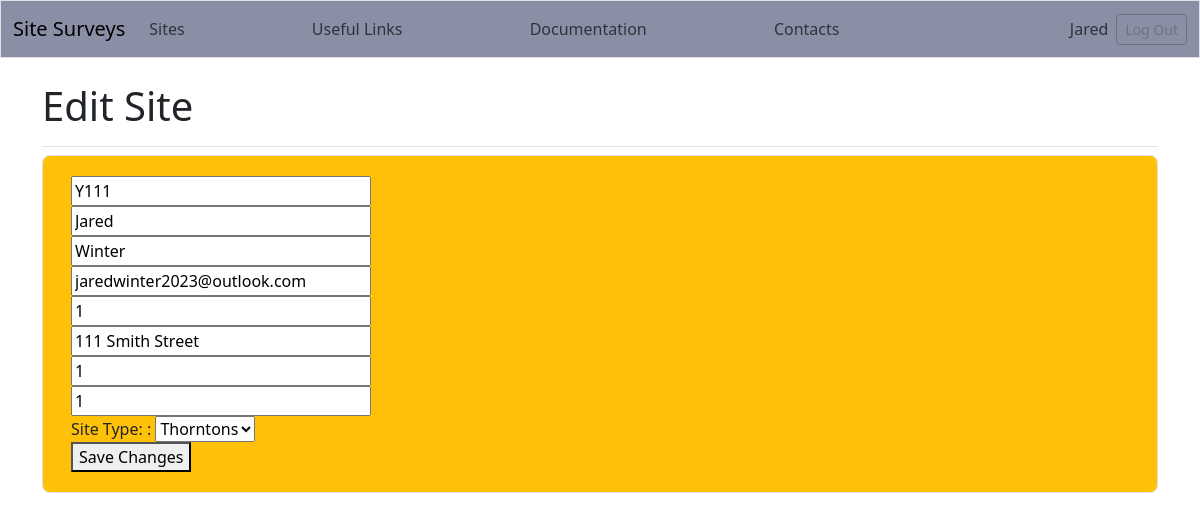
Page /edit_site/2/ (signed in) on the earlier database version.
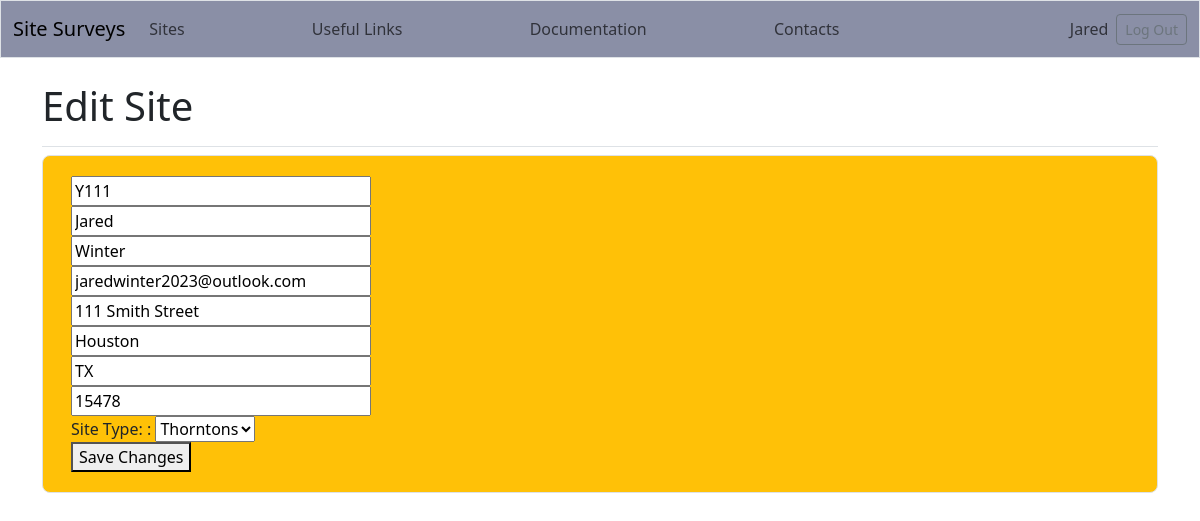
Same page on the later database version.
### site_surveys/models.py (models this page shows, shortened)
class Site(models.Model):
    title = models.CharField(
        max_length=4,
        unique=True
    )
    slug = models.SlugField(max_length=250)
    date_added = models.DateField(auto_now_add=True)
    updated = models.DateField(auto_now=True)
    owner = models.ForeignKey(User, on_delete=models.CASCADE, null=True)
    first_name = models.CharField(max_length=100)
    last_name = models.CharField(max_length=100)
    email = models.EmailField()
    street_address = models.CharField(max_length=100)
    city = models.CharField(max_length=100)
    state = models.CharField(max_length=2)
    zip_code = models.CharField(max_length=5)
    SITE_TYPES = [
        ("Wawa", "Wawa"),
        ("Sheetz", "Sheetz"),
        ("Thorntons", "Thorntons"),
        ("AT&T", "AT&T"),
        ("Verizon", "Verizon")
    ]
    site_type = models.CharField(
        choices=SITE_TYPES,
        max_length=100
    )
    YES_NO_CHOICES = [
        ("Yes", "Yes"),
        ("No", "No")
    ]
    front = models.CharField(
        choices=YES_NO_CHOICES,
        max_length=4,
    )
    back = models.CharField(
        choices=YES_NO_CHOICES,
        max_length=4,
    )
    left = models.CharField(
        choices=YES_NO_CHOICES,
        max_length=4,
    )
    right = models.CharField(
        choices=YES_NO_CHOICES,
        max_length=4,
    )
    router_one = models.CharField(
        choices=YES_NO_CHOICES,
        max_length=4,
    )
    router_two = models.CharField(
        choices=YES_NO_CHOICES,
        max_length=4,
    )
    switch_one = models.CharField(
        choices=YES_NO_CHOICES,
        max_length=4,
    )
    switch_two = models.CharField(
        choices=YES_NO_CHOICES,
        max_length=4,
    )
    server_one = models.CharField(
        choices=YES_NO_CHOICES,
        max_length=4,
    )
    server_two = models.CharField(
        choices=YES_NO_CHOICES,
        max_length=4,
    )
    mdf = models.CharField(
        choices=YES_NO_CHOICES,
        max_length=4,
    )
    idf = models.CharField(
        choices=YES_NO_CHOICES,
        max_length=4,
    )
    tags = TaggableManager()
    class Meta:
        ordering = ['-title']

### site_surveys/views.py (the view)
# urls.py: path("edit_site/<int:site_id>/", views.edit_site, name="edit_site"),
@login_required
def edit_site(request, site_id):
    site = get_object_or_404(Site, id=site_id)
    if request.method != "POST":
        site_form = SiteForm(instance=site)
    else:
        site_form = SiteForm(instance=site, data=request.POST)
        if site_form.is_valid():
            site_form.save()
            context = {"site": site}
            return render(request, "site_surveys/site.html", context)
    context = {"site": site, "site_form": site_form}
    return render(request, "site_surveys/edit_site.html", context)

### site_surveys/templates/site_surveys/edit_site.html (shortened to what this page needs)
<!DOCTYPE html>
<html lang="en">
<head>
</head>
<body>
    {% extends "site_surveys/base.html" %}
    {% block page_header %}
        <h1>Edit Site</h1>
    {% endblock page_header %}
    {% block content %}
        <div class="p-3 mb-4 bg-warning text-body border rounded-3">
            <div class="container py-1">
                <form action="{% url 'site_surveys:edit_site' site.id %}" method="post" enctype="multipart/form-data">
                    {{ site_form.as_div }}
                    <button name="submit">Save Changes</button>
                </form>
            </div>
        </div>
    {% endblock content %}

Differences in the rows shown:
changed Site "Jared": street_address "1" → "111 Smith Street"; city "111 Smith Street" → "Houston"; state "1" → "TX"; zip_code "1" → "15478"
